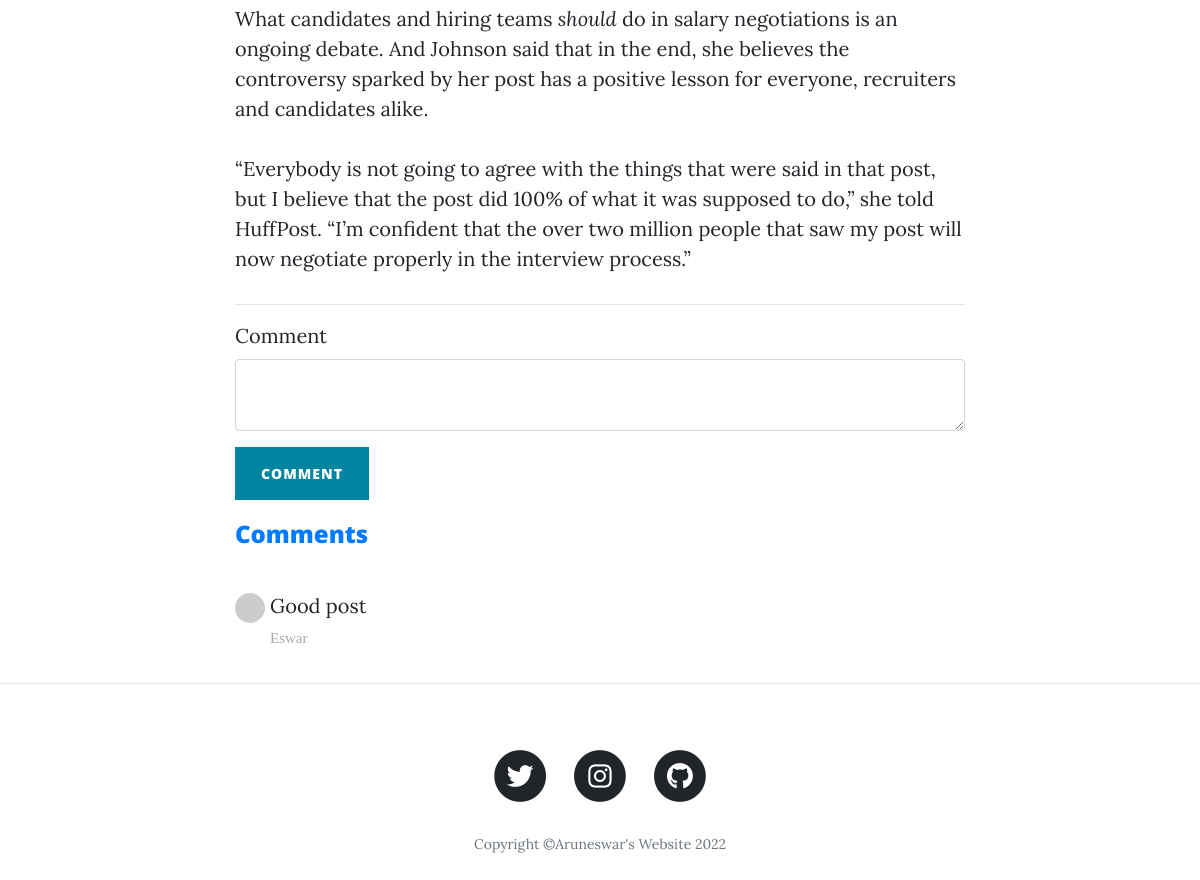
The page /post/2 (lower part) on the database as committed earlier.
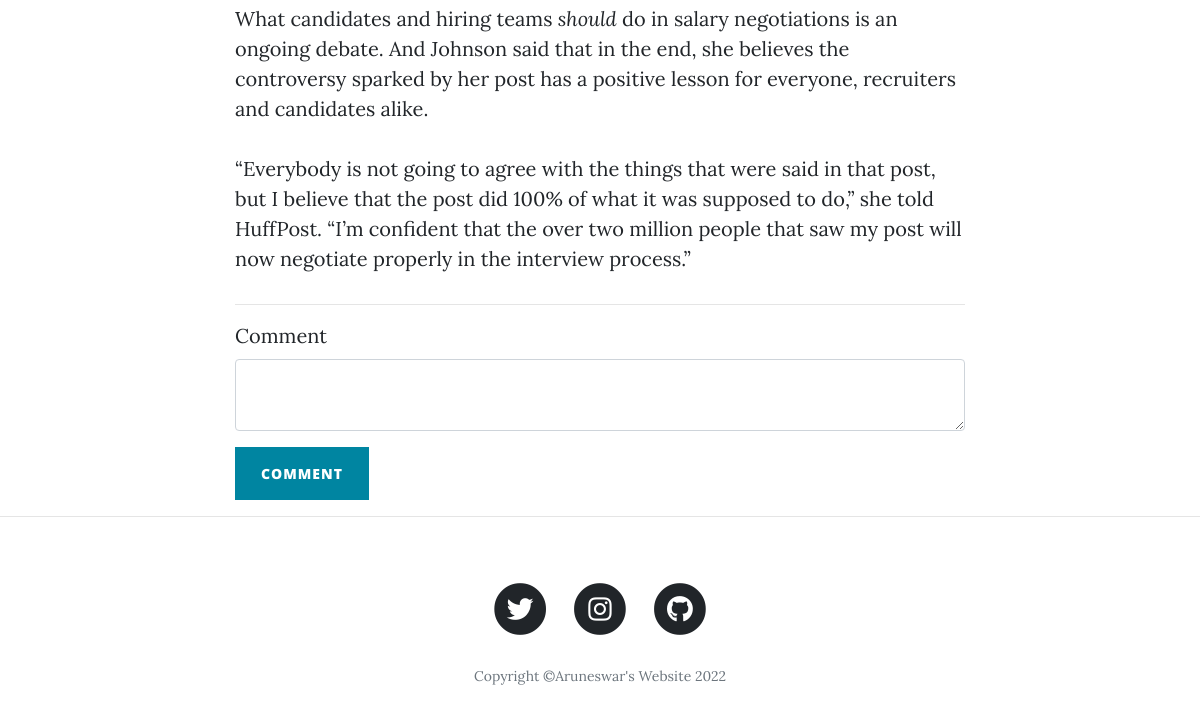
The same page on the database as committed later.
### main.py (models this page shows)
class BlogPost(db.Model):
    __tablename__ = "blog_posts"
    id = db.Column(db.Integer, primary_key=True)
    poster_id = db.Column(db.Integer, db.ForeignKey("users.id"))
    title = db.Column(db.String(250), unique=True, nullable=False)
    subtitle = db.Column(db.String(250), nullable=False)
    date = db.Column(db.String(250), nullable=False)
    body = db.Column(db.Text, nullable=False)
    img_url = db.Column(db.String(250), nullable=False)
    comments = db.relationship("Comment", backref="cmts")

class Comment(db.Model):
    __tablename__ = "comments"
    id = db.Column(db.Integer, primary_key=True)
    text = db.Column(db.Text, nullable=False)
    commenter_id = db.Column(db.Integer, db.ForeignKey("users.id"))
    post_id = db.Column(db.Integer, db.ForeignKey("blog_posts.id"))

class Users(db.Model, UserMixin):
    __tablename__ = "users"
    id = db.Column(db.Integer, primary_key=True)
    email = db.Column(db.String(250), unique=True, nullable=True)
    password = db.Column(db.String(250), unique=True, nullable=False)
    name = db.Column(db.String(250), unique=True, nullable=False)
    posts = db.relationship("BlogPost", backref="poster")
    comments = db.relationship("Comment", backref="commenter")

### main.py (the view, shortened to what this page needs)
@app.route("/post/<int:post_id>", methods=['GET', 'POST'])
def show_post(post_id):
    requested_post = BlogPost.query.get(post_id)
    form = CommentForm()
    return render_template("post.html", post=requested_post, form=form, logged_in=current_user.is_authenticated,
                           year=copyright_year)

### forms.py
class CommentForm(FlaskForm):
    comment=CKEditorField("Comment", validators=[DataRequired()])
    submit = SubmitField("Comment")

### templates/post.html (shortened to what this page needs)
{% include "header.html" %}
{% import "bootstrap/wtf.html" as wtf%}
  <article>
    <div class="container">
      <div class="row">
        <div class="col-lg-8 col-md-10 mx-auto">
            {{ post.body|safe }}
          <hr>
          {% if not current_user.id==1 %}
             {{ wtf.quick_form(form, novalidate=True, button_map={"submit": "primary"}) }}
          {% endif %}
          {% for cmt in post.comments %}
          <div class="col-lg-8 col-md-10 comment" style="padding-left:0;">
            <h4 style="padding-bottom:25px;text-align:left; color:#007bff;"><strong>Comments</strong></h4>
              <ul class="commentList">
                <li>
                    <div class="commenterImage">
                      <img src="{{cmt.commenter.email | gravatar}}"/>
                    </div>
                    <div class="commentText">
                        <p>{{ cmt.text | safe}}
                        </p>
                        <span class="date sub-text" style="font-weight: 500; font-size: 15px;"> {{ cmt.commenter.name }}</span>
                    </div>
                </li>
              </ul>
            {% endfor %}
            </div>
          </div>
      </div>
    </div>
  </article>
  <hr>
{% include "footer.html" %}

### templates/header.html (shortened to what this page needs)
<!DOCTYPE html>
<html lang="en">
<head>
  <link href="{{ url_for('static', filename='vendor/bootstrap/css/bootstrap.min.css') }}" rel="stylesheet">
  <link href="{{ url_for('static', filename='vendor/fontawesome-free/css/all.min.css')}}" rel="stylesheet" type="text/css">
  <link href="{{ url_for('static', filename='css/clean-blog.min.css')}}" rel="stylesheet">
</head>
<body>

### templates/footer.html (shortened to what this page needs)
  <footer>
    <div class="container">
      <div class="row">
        <div class="col-lg-8 col-md-10 mx-auto">
          <ul class="list-inline text-center">
            <li class="list-inline-item">
              <a href="https://twitter.com/NamikazeArun">
                <span class="fa-stack fa-lg">
                  <i class="fas fa-circle fa-stack-2x"></i>
                  <i class="fab fa-twitter fa-stack-1x fa-inverse"></i>
                </span>
              </a>
            </li>
            <li class="list-inline-item">
              <a href="https://www.instagram.com/arun_namikaze/">
                <span class="fa-stack fa-lg">
                  <i class="fas fa-circle fa-stack-2x"></i>
                  <i class="fab fa-instagram fa-stack-1x fa-inverse"></i>
                </span>
              </a>
            </li>
            <li class="list-inline-item">
              <a href="https://github.com/ArunNamikaze">
                <span class="fa-stack fa-lg">
                  <i class="fas fa-circle fa-stack-2x"></i>
                  <i class="fab fa-github fa-stack-1x fa-inverse"></i>
                </span>
              </a>
            </li>
          </ul>
          <p class="copyright text-muted">Copyright &copy;Aruneswar's Website {{year}}</p>
        </div>
      </div>
    </div>
  </footer>
</body>
</html>

Rows that differ between the two databases and show on the page:
removed Comment: text "Good post", commenter.name "Eswar"
